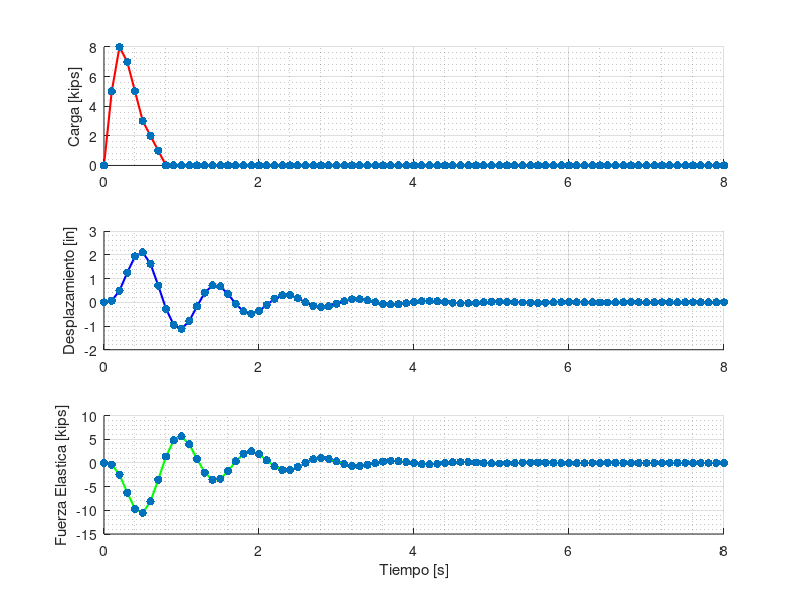

Write the MATLAB code that produced this figure. (Note: this script raises an error after producing the figure.)
function ej3_tp6;clc;close all;
    % Parametros del sistema
    m = 0.1; % Masa [kips.sec^2/in]
    k = 5; % Rigidez [kips/in]
    c = 0.2; % Amortiguamiento [kips.sec/in]
    wn = sqrt(k/m); % Frecuencia natural [rad/s]
    % zitta = c/(2*sqrt(m*k)); % Coeficiente de amortiguamiento
    % wd = wn*sqrt(1-zitta^2); % Frecuencia de amortiguamiento [rad/s]

    dt = 0.1; % Paso de tiempo [s]
    tf = 8; % Tiempo final [s]
    t = 0:dt:tf; % Vector de tiempo [s]

    % Parametros de la carga externa
    P = carga(t); % Carga externa en el tiempo

    [x,dx] = Newmark_Beta(wn,t,dt,P,m,c,k); % Calculo la respuesta en el tiempo con el metodo de Newmark Beta

    % Fuerza del resorte
    Fk = (-k)*x;

    % Mostramos con subplot la carga, el desplazamiento y la fuerza del resorte
    figure('Name', 'Respuesta en el tiempo');
    subplot(3,1,1);
    hold on;
    plot(t,P,"LineWidth",1.5,"Color","r");
    scatter(t,P,"filled",'r');
    hold off;
    ylabel("Carga [kips]");
    grid on;
    grid minor;

    subplot(3,1,2);
    hold on;
    plot(t,x,"LineWidth",1.5,"Color","b");
    scatter(t,x,"filled",'b');
    hold off;
    ylabel("Desplazamiento [in]");
    grid on;
    grid minor;

    subplot(3,1,3);
    hold on;
    plot(t,Fk,"LineWidth",1.5,"Color","g");
    scatter(t,Fk,"filled",'g');
    hold off;
    ylabel("Fuerza Elastica [kips]");
    xlabel("Tiempo [s]");
    grid on;
    grid minor;

    % mostar una tabla con los primeros 10 valores de t, P, x y Fk
    n = 0:1:10;
    T = table(n(1:10)',t(1:10)',P(1:10)',x(1:10)',dx(1:10)',Fk(1:10)','VariableNames',{'n','t','Pn','x(t)','v(t)','Fk(t)'});
    disp(T);
    


end

function P=carga(t) % Carga externa en el tiempo
    t_app = 0:0.1:0.8;
    P_app = [0,5,8,7,5,3,2,1,0];
    P = interp1(t_app,P_app,t,"linear",0);
end

function [x,dx,ddx] = Newmark_Beta(T,t,dt,P,m,c,k) % Metodo de Newmark Beta para coef de amortiguamiento constante
    if dt/T<sqrt(3)/pi
        %Inicializo vectores de desplazamiento, velocidad y aceleracion
        x=zeros(1,length(t));
        dx=zeros(1,length(t));
        ddx=zeros(1,length(t));
        %Establezco condiciones iniciales
        x(1)=0;
        dx(1)=0;
        ddx(1)=0;

        %Calculo la rigidez efectiva
        keff=k+3*c/(dt)+6*m/(dt^2);

        %inicializo el vector de carga efectiva
        Peff=zeros(1,length(t));

        %Ecuaciones de Newmark Beta
        for i=2:length(t)
            Peff(i)=P(i)+m*(6*x(i-1)/dt^2 + 6*dx(i-1)/dt + 2*ddx(i-1))+c*(3*x(i-1)/dt + 2*dx(i-1)+dt*ddx(i-1)/2);
            x(i)=1/keff*Peff(i);
            dx(i) = -2*dx(i-1) -dt*ddx(i-1)/2 + 3/dt*(x(i)-x(i-1));
            ddx(i)=6/dt^2*(x(i)-x(i-1))-6/dt*dx(i-1)-2*ddx(i-1);
        end
    else
        disp("Error: El paso de tiempo es mayor al permitido por el metodo de Newmark Beta");
    end
    
end